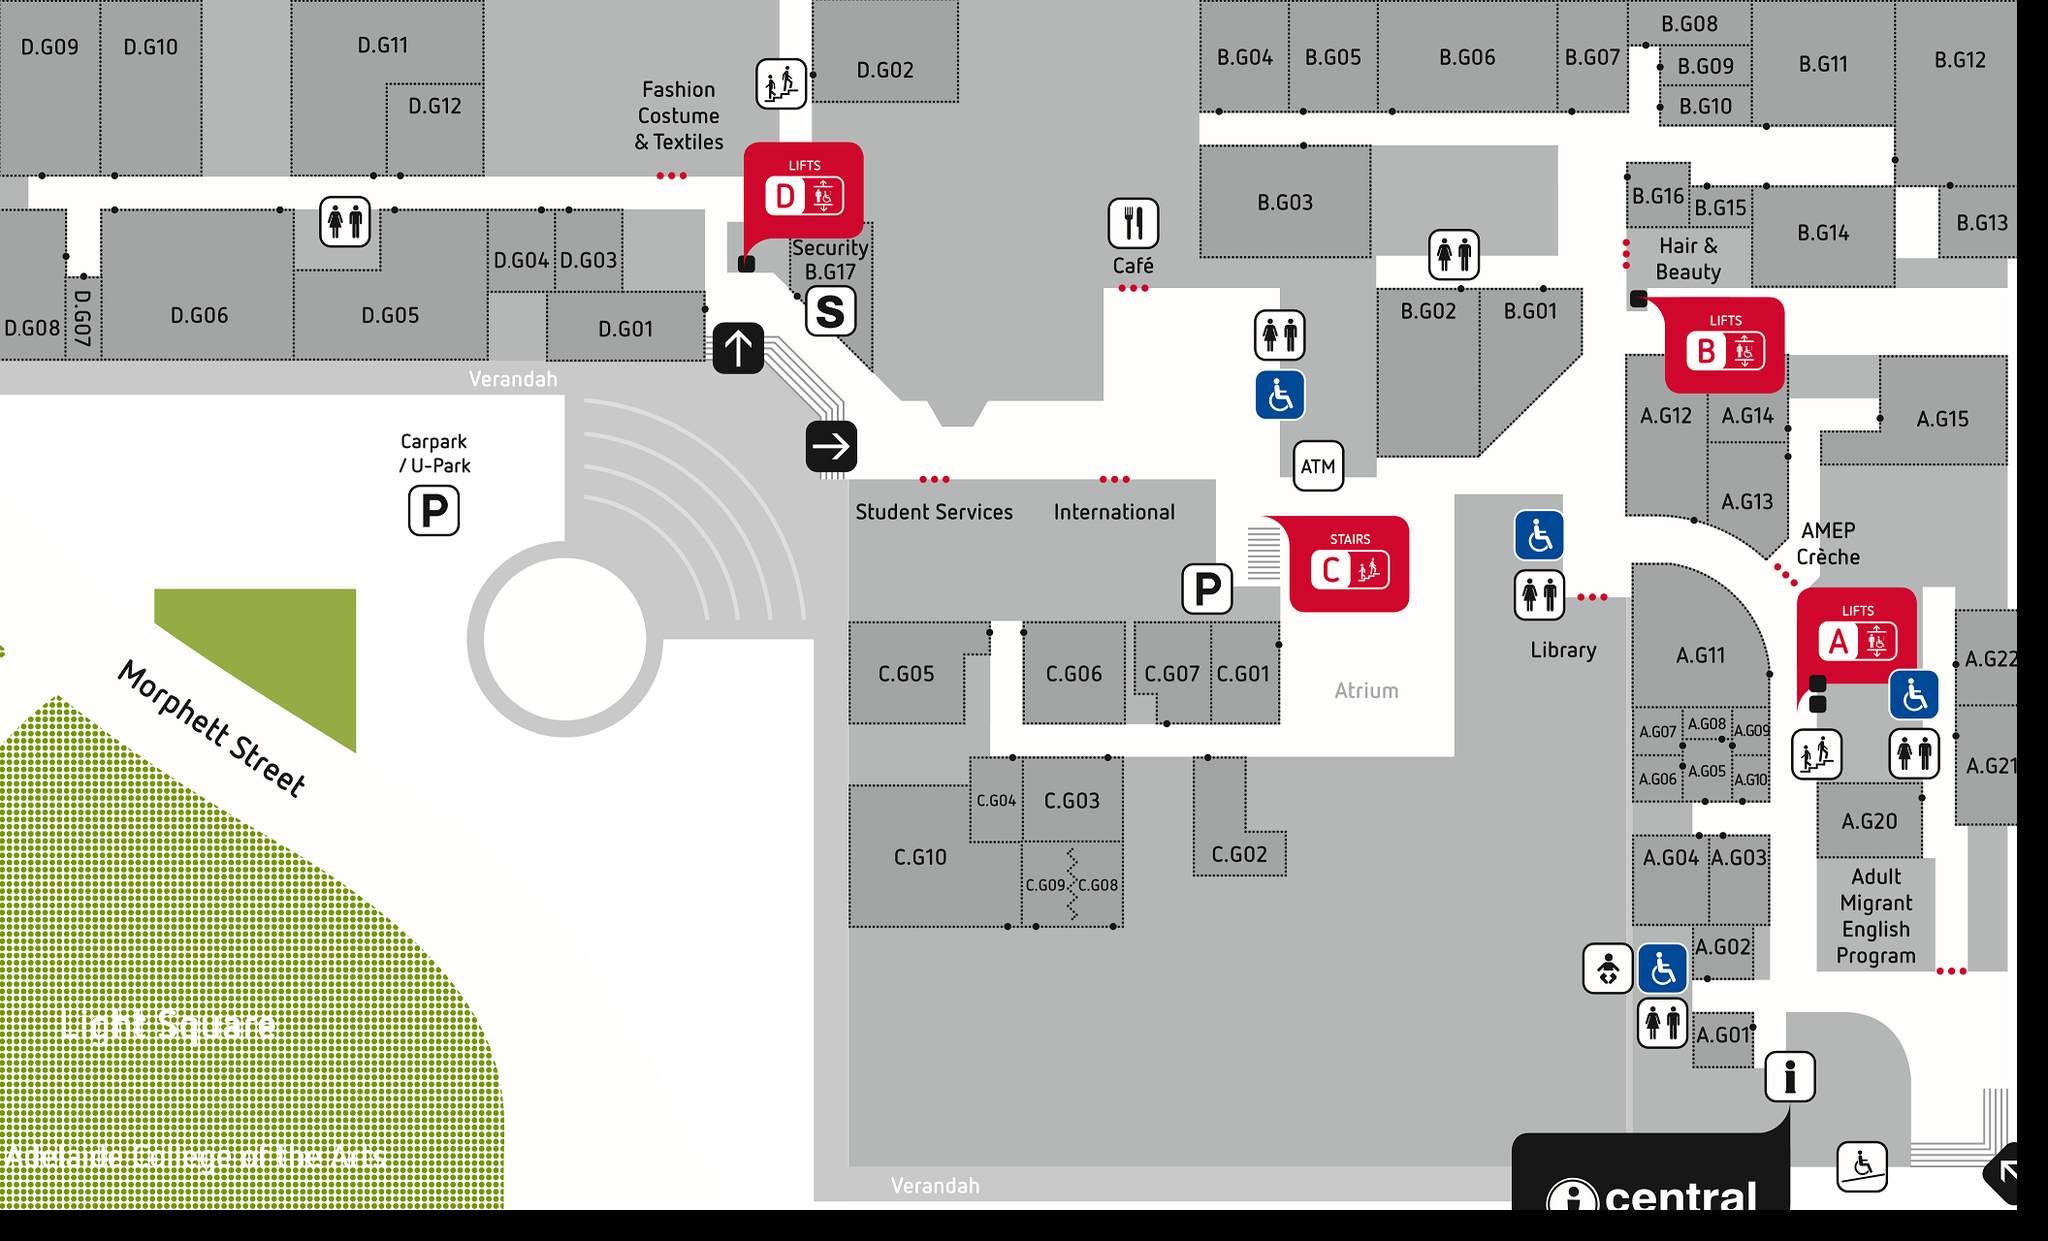

Below is a game level as drawn by its tile map, then a one-line description and the .tmx that defines it (tile-layer data replaced by summaries):
An orthogonal 66x40 tile map with 32x32 px tiles, 1 tile layer (Tile Layer 1).

<map version="1.0" tiledversion="2018.06.01" orientation="orthogonal" renderorder="right-down" width="66" height="40" tilewidth="32" tileheight="32" infinite="0" nextlayerid="4" nextobjectid="1">
 <tileset firstgid="1" source="groundLevelSmall.tsx" />
 <layer id="2" name="Tile Layer 1" width="66" height="40">
  <data>[2640 cells, 2535 non-empty, 2535 distinct tile ids]</data>
 </layer>
 <objectgroup id="3" name="nodeLayer" />
</map>